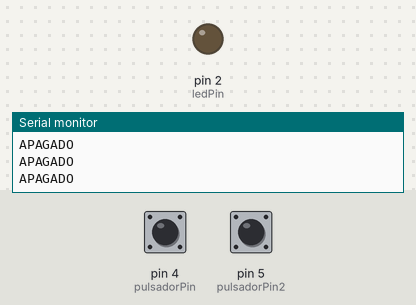
This sketch was run on a simulated Arduino Uno, built with avr-gcc and run on an emulated ATmega328P. Shown: output pins drawn as LEDs (lit = HIGH), the last lines printed to the serial monitor. The test bench sets the inputs (shaded band); at power-on: pin 4 (pulsadorPin) LOW, pin 5 (pulsadorPin2) LOW.

Above: at 1.2 s.
1.3 s: pin 4 (pulsadorPin) pulled HIGH for 0.15 s
At 1.38 s:
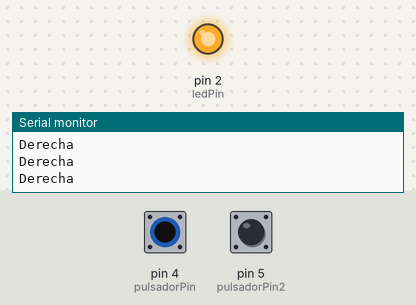
2.9 s: pin 5 (pulsadorPin2) pulled HIGH for 0.15 s
At 4.2 s:
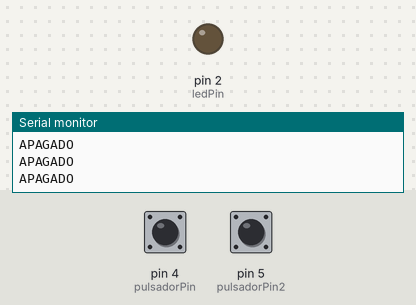
4.5 s: pin 5 (pulsadorPin2) pulled HIGH for 1 s
At 4.8 s:
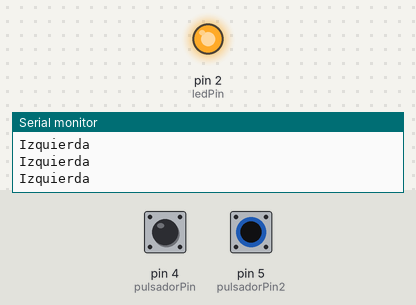
8.5 s: pin 4 (pulsadorPin) pulled HIGH for 3.2 s
At 12.2 s:
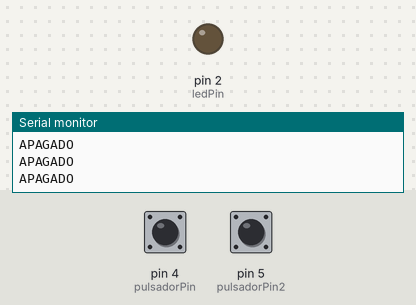
13.2 s: pin 5 (pulsadorPin2) driven HIGH
At 14.0 s:
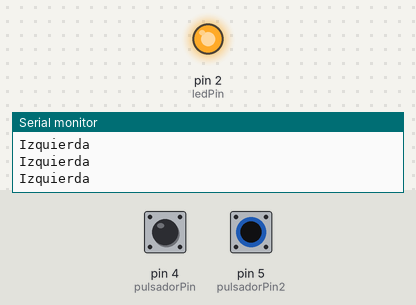
16.2 s: pin 5 (pulsadorPin2) driven LOW
At 17.4 s:
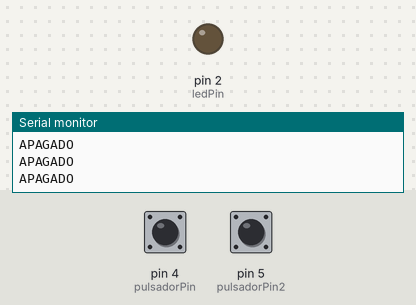
Timing chart, 0 to 19.2 s (numbered marks = the images above; inputs shaded):
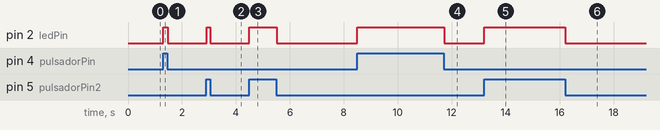

The sketch:

Conexion.ino
```cpp
const int pulsadorPin = 4;
const int pulsadorPin2 = 5;
const int ledPin = 2;

int val=0;
int val2=0;
void setup() {
  // Activamos los pines de entrada y salida
    pinMode(pulsadorPin, INPUT);
    pinMode(ledPin, OUTPUT);
    Serial.begin(9600);
    delay(20);
}

void loop(){
  val = digitalRead(pulsadorPin);
  val2 = digitalRead(pulsadorPin2);

  if(val == HIGH){
    digitalWrite(ledPin, HIGH);
    Serial.println("Derecha");
    delay(20);
    }
  if(val2 == HIGH){
    digitalWrite(ledPin, HIGH);
    Serial.println("Izquierda");
    delay(20);
    }
   if(val == LOW && val2 == LOW){
      digitalWrite(ledPin, LOW);
      Serial.println("APAGADO");
      delay(20);
      }
}
```

Measured:
- after the input at 1.3 s, pin 2 (ledPin): LOW → HIGH at once, → LOW 0.16 s later
- after the input at 2.9 s, pin 2 (ledPin): LOW → HIGH at once, → LOW 0.14 s later
- after the input at 4.5 s, pin 2 (ledPin): LOW → HIGH at once, → LOW 1.0 s later
- after the input at 8.5 s, pin 2 (ledPin): LOW → HIGH at once, → LOW 3.2 s later
- after the input at 13.2 s, pin 2 (ledPin): LOW → HIGH at once
- after the input at 16.2 s, pin 2 (ledPin): HIGH → LOW at once
